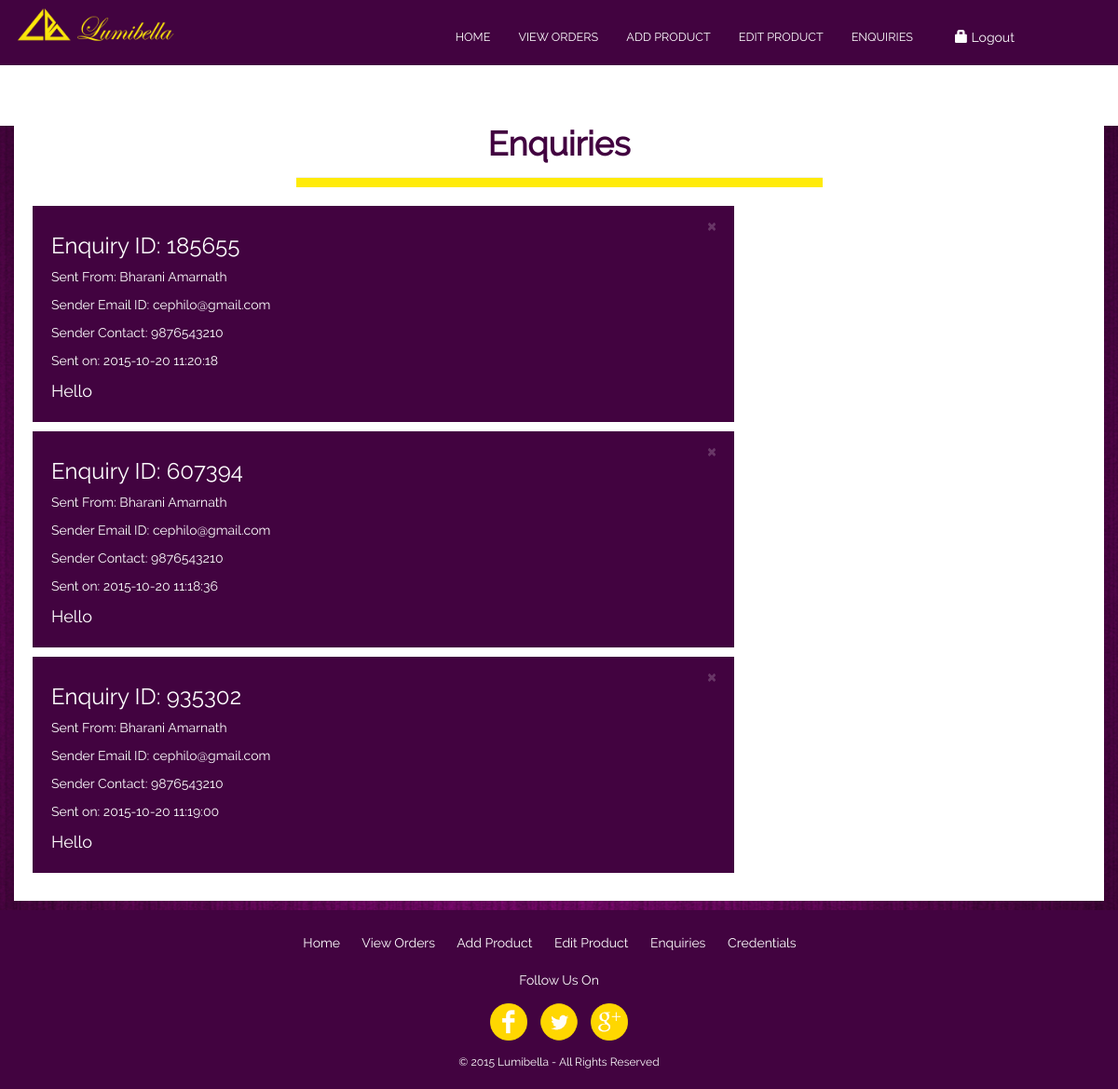
Page /cpanel/enquiries.php on the committed database.
### tables this page shows
CREATE TABLE IF NOT EXISTS `enquiries` (
  `eid` int(6) NOT NULL,
  `ename` varchar(30) NOT NULL,
  `email` varchar(50) NOT NULL,
  `ephone` bigint(12) NOT NULL,
  `enquiry` text NOT NULL,
  `added` timestamp NOT NULL DEFAULT CURRENT_TIMESTAMP,
  PRIMARY KEY (`eid`)
);

### cpanel/enquiries.php (the view, shortened to what this page needs)
<?php
include('connect.php');
?>
<!DOCTYPE HTML>
<html>
<head>
<link rel="stylesheet" type="text/css" href="css/bootstrap.min.css" />
<link rel="stylesheet" type="text/css" href="css/style.css" />
</head>
<body>
<?php include "header.php"; ?>
<div class="row content">
<h4 class="heading">Enquiries</h4><hr>
<div class="col-md-12">
<?php
$getenquiry = $pdo->prepare("SELECT * FROM enquiries");
$getenquiry->execute();
if($getenquiry->rowCount() == 0){
echo "<div class='alert alert-info'>No enquiries found</div>";
}
else{
while($gerow = $getenquiry->fetch()){
$geid = $gerow['eid'];
$gename = $gerow['ename'];
$gemail = $gerow['email'];
$gephone = $gerow['ephone'];
$genquiry = $gerow['enquiry'];
$gedate = $gerow['added'];
echo "<div class='row'>";
echo "<div class='col-md-8 col-lg-8 enquiry-block'>";
echo "<form action='enquiries.php' method='POST'>";
echo "<button class='close pull-right' type='submit' name='delenq'>&times;</button></form>";
echo "<h3>Enquiry ID: $geid</h3>";
echo "<p>Sent From: $gename</p>";
echo "<p>Sender Email ID: $gemail</p>";
echo "<p>Sender Contact: $gephone</p>";
echo "<p>Sent on: $gedate</p>";
echo "<p id='emessage'>$genquiry</p>";
echo "</div>";
echo "</div>";
}
}
?>
</div>
</div>
<?php include "footer.php"; ?>
</body>
</html>

### cpanel/css/style.css (style rules this page uses)
html,body { width: 100%; margin: 0px; padding: 0px; overflow-x: hidden; font-family: raleway; }
body { background-image: url(../images/contents/background.jpg); background-position: center; background-attachment: fixed; background-repeat: no-repeat; }
.content { background-color: #ffffff; padding: 20px; margin: 90px 15px 10px 15px; min-height: 600px; }
.enquiry-block { background-color: #420340; color: #ffffff; font-family: raleway; margin-bottom: 10px; padding: 10px 20px; }
.enquiry-block .close { color: #ffffff; }
.enquiry-block #emessage { font-size: 18px; }
hr { width: 50%; height: 10px; background-color: #ffeb09; margin-top: -10px; }
.heading { color: #420340; padding: 15px; font-size: 36px; font-family: raleway; text-align: center; font-weight: bold; }

### rows in the picture
enquiries: eid "185655", ename "Bharani Amarnath", email "cephilo@gmail.com", ephone "9876543210", added "2015-10-20 11:20:18", enquiry "Hello"
enquiries: eid "607394", ename "Bharani Amarnath", email "cephilo@gmail.com", ephone "9876543210", added "2015-10-20 11:18:36", enquiry "Hello"
enquiries: eid "935302", ename "Bharani Amarnath", email "cephilo@gmail.com", ephone "9876543210", added "2015-10-20 11:19:00", enquiry "Hello"
